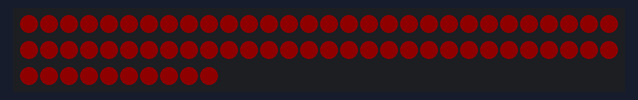
Bench run of a sketch on a simulated Arduino Uno, built with avr-gcc and run on an emulated ATmega328P. On the bench: 70 RGB LEDs in strip order, left to right, continuing on the next row. Dim RGB values are drawn brighter than linear.

Above: at 3.28 s.
At 4.92 s:
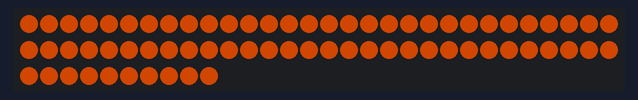

The sketch:

GiantHeart.ino
```cpp
#include "FastLED.h"

// How many leds in your strip?
#define NUM_LEDS 70

// For led chips like Neopixels, which have a data line, ground, and power, you just
// need to define DATA_PIN.  For led chipsets that are SPI based (four wires - data, clock,
// ground, and power), like the LPD8806, define both DATA_PIN and CLOCK_PIN
#define DATA_PIN 8
#define CLOCK_PIN 13

#define MIN 0
#define SMALL_MIN 0
#define MAX 250
#define LENGHT_OF_NIGHT (1000*60*60*13)
#define ONE_DAY (1000*60*60*24)
#define FULL_CYCLE_TIME  (1000*60*20)
int brightness = 0;
int brightnessSide = 175;
int fadeAmount = 3;
bool bounce = false;
unsigned long timeSinceStart = 0;
int minB = SMALL_MIN;
int maxB = MAX;
unsigned int  beatCount = 1;
// Define the array of leds
CRGB leds[NUM_LEDS];

void setup() {
  Serial.begin(9600);
  delay(1000);
  LEDS.addLeds<WS2812, DATA_PIN, GRB>(leds, NUM_LEDS).setCorrection( TypicalLEDStrip)      .setDither(true);

  LEDS.setBrightness(180);
  set_max_power_in_volts_and_milliamps(5, 1000);
}

void loop() {
  timeSinceStart = millis() % ONE_DAY;

  if(timeSinceStart  < LENGHT_OF_NIGHT){
//
    if(timeSinceStart % FULL_CYCLE_TIME < FULL_CYCLE_TIME/2) {
     beat();
    } else {
     pulse();
    }

  } else {
       FastLED.clear();
       FastLED.show();
  }
}

void pulse() {
  float colorModifier =  (float)( brightness - MIN) /  (MAX - MIN);
  int augmentedColor = round(20 * colorModifier ) ;

  for (int i = NUM_LEDS - 1 ; i >= 0 ; i--) {
    leds[i] = CHSV(25, 255, 250);
    fadeToBlackBy(leds, NUM_LEDS, 20);
    FastLED.show();
    FastLED.delay(18);
  }
}
void beat () {

  if ( beatCount % 2) {
    minB = MIN;
  }
  float colorModifier =  (float)( brightness - minB) /  (maxB - minB);
  int augmentedColor = round(25 * colorModifier ) ;
  fill_solid(leds, NUM_LEDS, CHSV(augmentedColor, 255, brightness));
  FastLED.delay(25);
  FastLED.show();


  if (brightness <= minB) {
    if (beatCount % 2 == 0) {
      minB = MIN;
      FastLED.delay(700);

    } else {
      FastLED.delay(700);
      minB = SMALL_MIN;
      brightness = minB + 1;
    }
    beatCount++;

    fadeAmount = -fadeAmount ;
  }

  if (brightness >= maxB) {
    fadeAmount = -fadeAmount ;
  }

  brightness = constrain(brightness + fadeAmount, minB, maxB);

}

int fadeSection (int intensity, int startLED, int endLED) {

  if (intensity <= minB) {
    minB = MIN;
    intensity = minB + 1;
    beatCount++;
    fadeAmount = -fadeAmount ;
  }

  if (intensity >= maxB) {
    fadeAmount = -fadeAmount ;
  }

  return constrain(intensity + fadeAmount, minB, maxB);
}


int getColor (int intensity) {
  float colorModifier =  (float)( intensity - minB) /  (maxB - minB);
  return round(25 * colorModifier ) ;


}

void doubleBeat () {
  brightness = fadeSection(brightness, 0, NUM_LEDS);
  for (int i = 0; i < 40; i++) {
    leds[i] =  CHSV(getColor(brightness), 255, brightness);
  }


  brightnessSide = fadeSection(brightnessSide, 0, NUM_LEDS);
  for (int k = 40; k < NUM_LEDS; k++) {
    leds[k] =  CHSV(getColor(brightnessSide), 255, brightnessSide);
  }
  fill_solid(leds, NUM_LEDS, CHSV(getColor(brightness), 255, brightness));
  FastLED.delay(7);
  FastLED.show();
}
```
